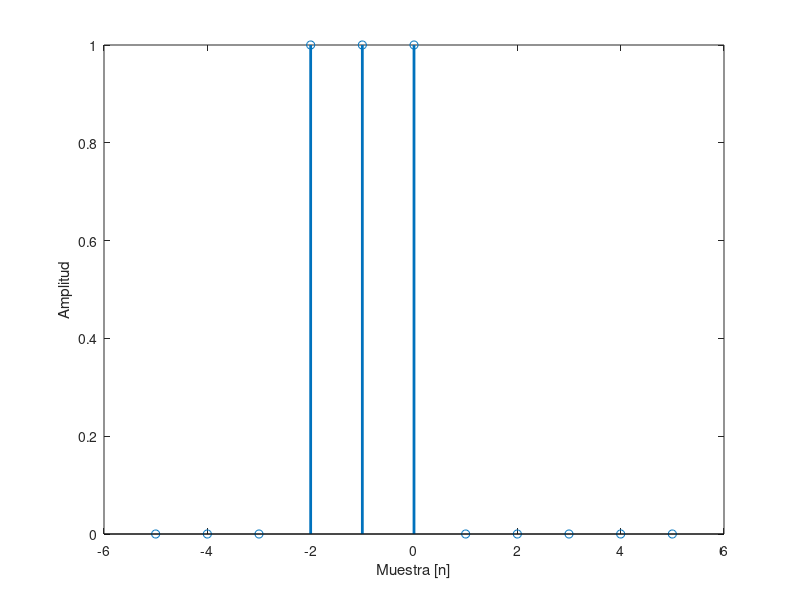
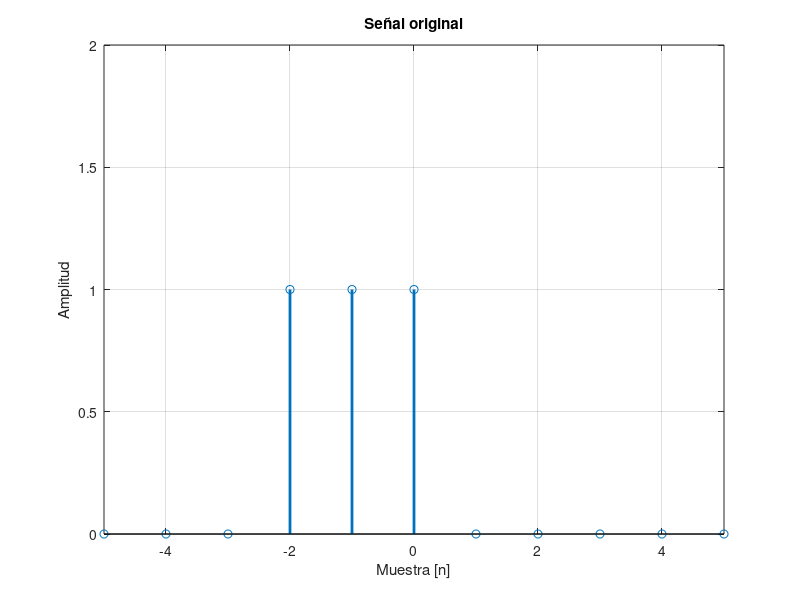
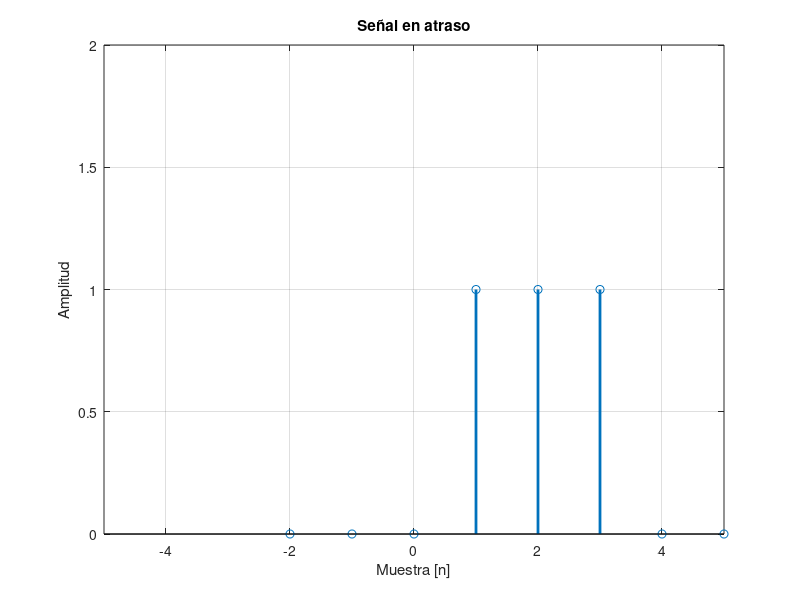
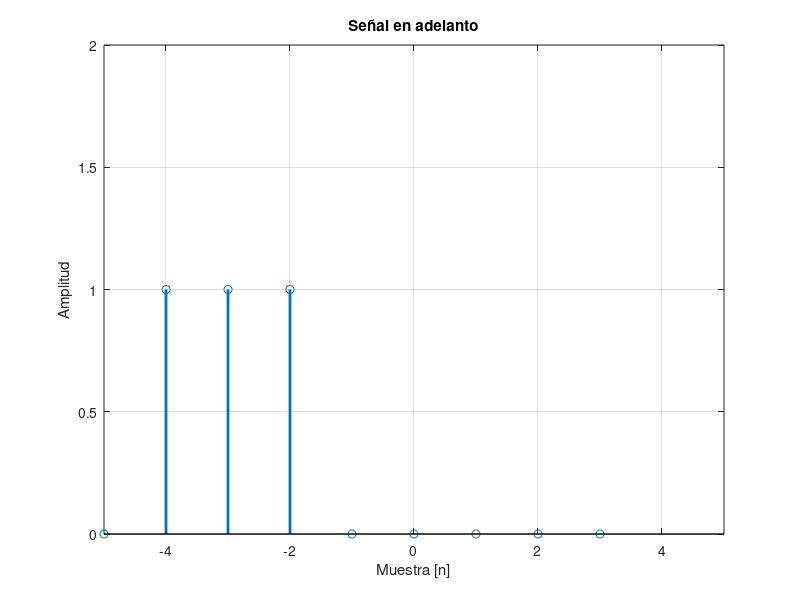

Reproduce these figures in MATLAB, in order.
clc, clear %Limpiar variables y pantalla
n=-5:1:5;  %Vector de muestras
%y es un vector creado de forma condicional, es decir,
%si n es mayor que -3 y menor que 1 entonces y[n]=1
y=n>-3 & n<1; 
stem(n,y,"LineWidth",2); %Presenta el gráfico discreto
%Rótulos del gráfico
xlabel("Muestra [n]");
ylabel("Amplitud");

figure %Activa una nueva ventana de gráficos
stem(n,y,"LineWidth",2);
%Fija los ejes desde -x hasta x y desde -y hasta y
axis([-5,5,0,2]); 
grid on;
xlabel("Muestra [n]");
ylabel("Amplitud");
title('Señal original'); %Titulo de la figura

figure %Gráfico 2
stem(n+3,y,"LineWidth",2);
axis([-5,5,0,2]);
grid on;
xlabel("Muestra [n]");
ylabel("Amplitud");
title('Señal en atraso');

figure %Grafico 3
stem(n-2,y,"LineWidth",2);
axis([-5,5,0,2]);
grid on;
xlabel("Muestra [n]");
ylabel("Amplitud");
title('Señal en adelanto');
